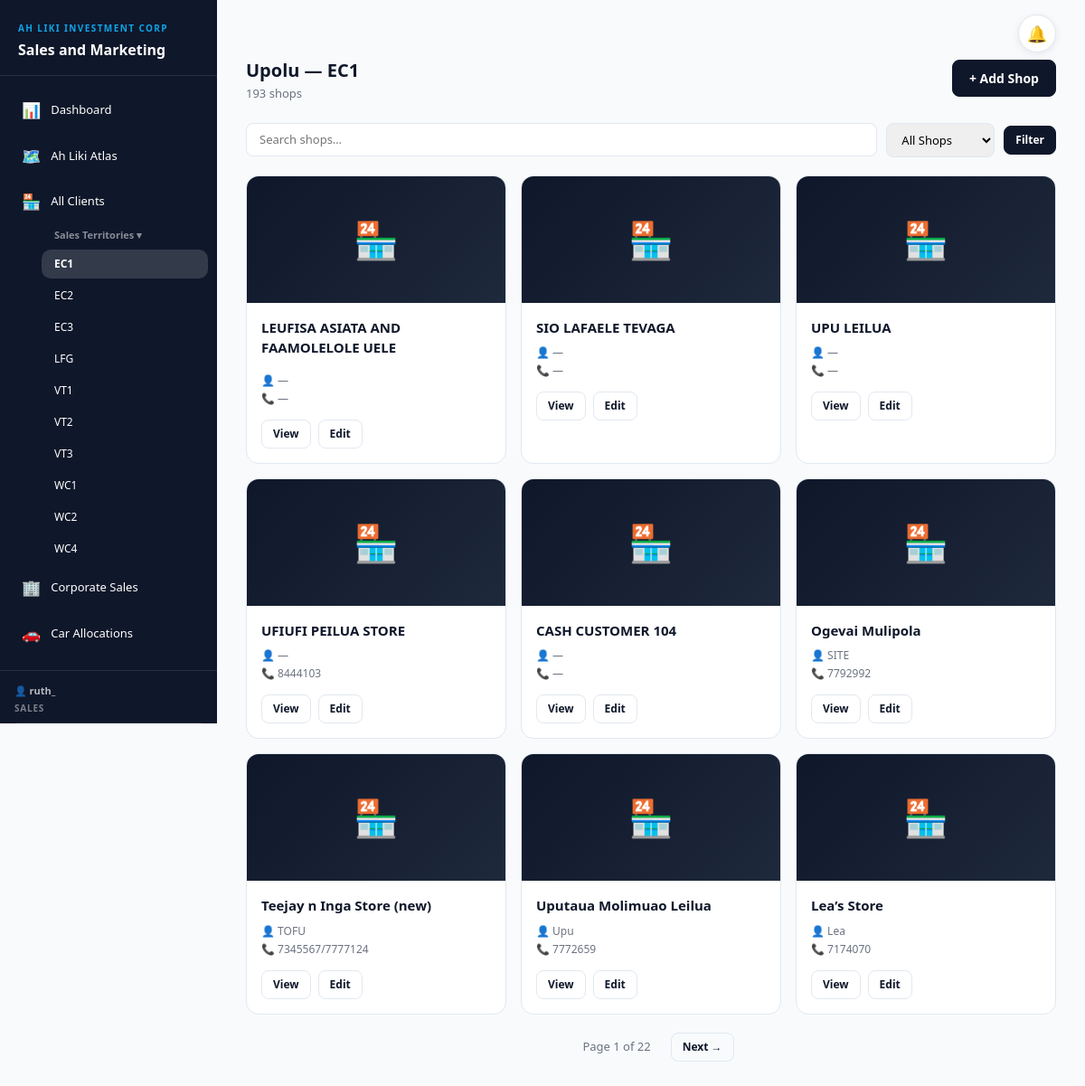
/territory/EC1/ (signed in), run on the app's committed database.
### shops/models.py (models this page shows, shortened)
class Shop(models.Model):
    ISLAND_CHOICES = [
        ('Upolu',  'Upolu'),
        ('Savaii', 'Savaii'),
    ]
    TERRITORY_CHOICES = [
        ('EC1', 'EC1'),
        ('EC2', 'EC2'),
        ('EC3', 'EC3'),
        ('LFG', 'LFG'),
        ('VT1', 'VT1'),
        ('VT2', 'VT2'),
        ('VT3', 'VT3'),
        ('WC1', 'WC1'),
        ('WC2', 'WC2'),
        ('WC4', 'WC4'),
        ('TWN', 'TWN'),
        ('TWN1', 'TWN1'),
        ('TW1', 'TW1'),
    ]
    customer_code  = models.CharField(max_length=50, unique=True, null=True, blank=True)
    name           = models.CharField(max_length=255)
    customer_type  = models.CharField(max_length=100, blank=True, default='', help_text='e.g. Retail, Wholesale, Hotel')
    contact_person = models.CharField(max_length=255, blank=True, null=True)
    address        = models.CharField(max_length=255, blank=True, null=True, default='n/a')
    island         = models.CharField(max_length=50,  choices=ISLAND_CHOICES, default='Upolu')
    phone          = models.CharField(max_length=50,  blank=True, null=True, default='n/a')
    territory      = models.CharField('Territory code', max_length=50, blank=True, null=True)
    email          = models.EmailField(max_length=254, blank=True, default='')
    tip_top = models.BooleanField(default=False)
    taula_fridge = models.BooleanField(default=False)
    talofa_voucher = models.BooleanField(default=False)
    faakau_com = models.BooleanField(default=False)
    created = models.DateField(auto_now_add=True, null=True, blank=True)
    class Meta:
        ordering = ['-id']

### shops/views.py (the view)
# urls.py: path('territory/<str:territory>/',       views.territory_shops,     name='territory_shops'),
@login_required(login_url='login')
def territory_shops(request, territory):
    qs = Shop.objects.prefetch_related('photos').filter(island='Upolu', territory=territory)
    q = request.GET.get('q', '')
    tt = request.GET.get('tip_top', '')
    if q:
        qs = qs.filter(name__icontains=q)
    if tt == '1':
        qs = qs.filter(tip_top=True)
    elif tt == '0':
        qs = qs.filter(tip_top=False)
    page_obj = Paginator(qs, 9).get_page(request.GET.get('page'))
    return render(request, 'shops/island_shops.html', {
        'page_obj': page_obj, 'territory': territory, 'island': 'Upolu'
    })

### fe_orders/access.py (called while the page is built)
def is_fe(user):
    return (user.is_authenticated and not user.is_superuser
            and user.groups.filter(name=FE_GROUP).exists())

def fe_context(request):
    return {'is_fe': getattr(request, 'is_fe', False)}

    def __call__(self, request):
        request.is_fe = is_fe(request.user)
        if request.is_fe and not self._allowed(request.path_info):
            return redirect('fe_home')
        return self.get_response(request)

### shops/access.py (called while the page is built)
def roles_of(user):
    if not user.is_authenticated:
        return set()
    if user.is_superuser:
        return {MANAGER}
    return set(user.groups.filter(name__in=ROLES).values_list('name', flat=True))

def finance_roles_of(user):
    if not user.is_authenticated or user.is_superuser:
        return set()
    return set(user.groups.filter(name__in=FINANCE_ROLES).values_list('name', flat=True))

def is_finance(user):
    return bool(finance_roles_of(user)) and not roles_of(user)

def blocked_areas(user):
    roles = roles_of(user)
    if not roles:
        return set().union(*BLOCKED.values())
    return set.intersection(*(BLOCKED[r] for r in roles))

def areas_of(url_name):
    areas = {area for area, names in AREAS.items() if url_name in names}
    if url_name.startswith('fe_'):
        areas.add('fe_ordering')
    return areas

def can_see_sales(request):
    return not {'corporate_sales', 'monthly_sales'} <= getattr(request, 'blocked_areas', set())

def role_label(user):
    if is_finance(user):
        return FINANCIAL_CONTROLLER if FINANCIAL_CONTROLLER in finance_roles_of(user) else FINANCE_STAFF
    roles = roles_of(user)
    for r in (MANAGER, MARKETING, SALES):
        if r in roles:
            return r
    return 'No access level'

def access_context(request):
    blocked = getattr(request, 'blocked_areas', set())
    return {
        'access': {area: area not in blocked for area in AREAS},
        'can_export': getattr(request, 'can_export', True),
        'see_sales': can_see_sales(request),
        'is_finance': getattr(request, 'is_finance', False),
        'user_role': role_label(request.user) if getattr(request, 'user', None) else '',
    }

### shops/templates/shops/island_shops.html (shortened to what this page needs)
{% extends 'shops/base.html' %}
{% block content %}
<div class="page-header">
  <div>
    <h2 class="page-title">{{ island }} — {% if territory %}{{ territory }}{% else %}{{ region }}{% endif %}</h2>
    <p class="page-sub">{{ page_obj.paginator.count }} shop{{ page_obj.paginator.count|pluralize }}</p>
  </div>
  <a href="{% url 'add_shop' %}" class="btn-sms btn-primary-custom">+ Add Shop</a>
</div>
<form method="GET" style="display:flex;gap:10px;flex-wrap:wrap;margin-bottom:20px;align-items:center">
  <input type="text" name="q" value="{{ request.GET.q }}" placeholder="Search shops…"
         style="padding:8px 14px;border:1px solid var(--border);border-radius:8px;font-size:13px;flex:1 1 180px">
  <select name="tip_top" style="padding:8px 12px;border:1px solid var(--border);border-radius:8px;font-size:13px">
    <option value="">All Shops</option>
  </select>
  <button type="submit" class="btn-sms btn-primary-custom sm">Filter</button>
</form>
<div style="display:grid;grid-template-columns:repeat(auto-fill,minmax(240px,1fr));gap:16px">
  {% for shop in page_obj %}
  <div class="sms-card shop-card" onclick="window.location.href='{% url 'shop_detail' shop.id %}'"
       style="cursor:pointer;transition:transform .15s,box-shadow .15s">
    <div style="background:linear-gradient(135deg,var(--primary),var(--primary2));height:140px;overflow:hidden;position:relative">
      {% with first=shop.photos.first %}
      {% if first %}<img src="{{ first.image.url }}" style="width:100%;height:100%;object-fit:cover">
      {% else %}<div style="display:flex;align-items:center;justify-content:center;height:100%;font-size:40px">🏪</div>{% endif %}
      {% endwith %}
    </div>
    <div style="padding:16px">
      <div style="display:flex;justify-content:space-between;align-items:flex-start;margin-bottom:8px;flex-wrap:wrap;gap:8px">
        <a href="{% url 'shop_detail' shop.id %}" style="font-weight:700;font-size:15px;color:var(--primary);text-decoration:none">{{ shop.name }}</a>
      </div>
      <div style="color:var(--muted);font-size:12px;margin-bottom:2px">👤 {{ shop.contact_person|default:"—" }}</div>
      <div style="color:var(--muted);font-size:12px;margin-bottom:14px">📞 {{ shop.phone|default:"—" }}</div>
      <div style="display:flex;gap:8px">
        <a href="{% url 'shop_detail' shop.id %}" class="btn-sms btn-outline-custom sm" onclick="event.stopPropagation()">View</a>
        <a href="{% url 'edit_shop' shop.id %}"   class="btn-sms btn-outline-custom sm" onclick="event.stopPropagation()">Edit</a>
      </div>
    </div>
  </div>
  {% empty %}
  <p style="color:var(--muted)">No shops found.</p>
  {% endfor %}
</div>
{% if page_obj.has_other_pages %}
<div style="display:flex;justify-content:center;gap:6px;margin-top:20px">
  <span style="padding:6px 16px;font-size:13px;color:var(--muted)">Page {{ page_obj.number }} of {{ page_obj.paginator.num_pages }}</span>
  {% if page_obj.has_next %}<a href="?page={{ page_obj.next_page_number }}&q={{ request.GET.q }}&tip_top={{ request.GET.tip_top }}" class="btn-sms btn-outline-custom sm">Next →</a>{% endif %}
</div>
{% endif %}
{% endblock %}

### shops/templates/shops/base.html (shortened to what this page needs)
<!DOCTYPE html>
<html lang="en">
<head>
  <link rel="stylesheet" href="https://cdn.jsdelivr.net/npm/bootstrap@5.3.0/dist/css/bootstrap.min.css">
</head>
<body>
<div class="layout">
  <aside class="sidebar" id="sidebar">
    <div class="sidebar-brand">
      <div class="label">Ah Liki Investment Corp</div>
      <div class="title">{% if is_finance %}Finance{% else %}Sales and Marketing{% endif %}</div>
    </div>
    <nav>
      {% with n=request.resolver_match.url_name %}
      <a href="{% url 'dashboard' %}"        class="nav-item-custom {% if n == 'dashboard' %}active{% endif %}"><span class="nav-icon">📊</span>Dashboard</a>
      <a href="{% url 'atlas' %}"            class="nav-item-custom {% if n == 'atlas' %}active{% endif %}"><span class="nav-icon">🗺️</span>Ah Liki Atlas</a>
      {% if not is_finance %}
      <a href="{% url 'shop_list' %}"        class="nav-item-custom {% if n == 'shop_list' or n == 'shop_detail' or n == 'add_shop' or n == 'edit_shop' %}active{% endif %}"><span class="nav-icon">🏪</span>All Clients</a>
      <details class="nav-group" {% if n == 'territory_shops' %}open{% endif %}>
        <summary>Sales Territories</summary>
        <div class="nav-sub">
          <a href="{% url 'territory_shops' territory='EC1' %}" class="nav-item-custom nav-small {% if n == 'territory_shops' and request.resolver_match.kwargs.territory == 'EC1' %}active{% endif %}">EC1</a>
          <a href="{% url 'territory_shops' territory='EC2' %}" class="nav-item-custom nav-small {% if n == 'territory_shops' and request.resolver_match.kwargs.territory == 'EC2' %}active{% endif %}">EC2</a>
          <a href="{% url 'territory_shops' territory='EC3' %}" class="nav-item-custom nav-small {% if n == 'territory_shops' and request.resolver_match.kwargs.territory == 'EC3' %}active{% endif %}">EC3</a>
          <a href="{% url 'territory_shops' territory='LFG' %}" class="nav-item-custom nav-small {% if n == 'territory_shops' and request.resolver_match.kwargs.territory == 'LFG' %}active{% endif %}">LFG</a>
          <a href="{% url 'territory_shops' territory='VT1' %}" class="nav-item-custom nav-small {% if n == 'territory_shops' and request.resolver_match.kwargs.territory == 'VT1' %}active{% endif %}">VT1</a>
          <a href="{% url 'territory_shops' territory='VT2' %}" class="nav-item-custom nav-small {% if n == 'territory_shops' and request.resolver_match.kwargs.territory == 'VT2' %}active{% endif %}">VT2</a>
          <a href="{% url 'territory_shops' territory='VT3' %}" class="nav-item-custom nav-small {% if n == 'territory_shops' and request.resolver_match.kwargs.territory == 'VT3' %}active{% endif %}">VT3</a>
          <a href="{% url 'territory_shops' territory='WC1' %}" class="nav-item-custom nav-small {% if n == 'territory_shops' and request.resolver_match.kwargs.territory == 'WC1' %}active{% endif %}">WC1</a>
          <a href="{% url 'territory_shops' territory='WC2' %}" class="nav-item-custom nav-small {% if n == 'territory_shops' and request.resolver_match.kwargs.territory == 'WC2' %}active{% endif %}">WC2</a>
          <a href="{% url 'territory_shops' territory='WC4' %}" class="nav-item-custom nav-small {% if n == 'territory_shops' and request.resolver_match.kwargs.territory == 'WC4' %}active{% endif %}">WC4</a>
        </div>
      </details>
      {% endif %}
      {% if access.corporate_sales %}
      <a href="{% url 'corporate_sales' %}"  class="nav-item-custom "><span class="nav-icon">🏢</span>Corporate Sales</a>
      {% endif %}
      <a href="{% url 'car_allocations' %}"  class="nav-item-custom {% if n == 'car_allocations' %}active{% endif %}"><span class="nav-icon">🚗</span>Car Allocations</a>
      {% endwith %}
    </nav>
    <div class="sidebar-footer">
      <div style="color:rgba(255,255,255,.7);font-size:11px;font-weight:600;margin-bottom:8px;padding:0 6px">
        👤 {{ user.username }}
        {% if not is_fe %}<div style="color:rgba(255,255,255,.45);font-size:10px;font-weight:700;text-transform:uppercase;letter-spacing:.08em;margin-top:3px">{{ user_role }}</div>{% endif %}
      </div>
      <a href="{% url 'logout' %}" class="nav-item-custom" style="font-size:12px;margin:0;background:rgba(255,255,255,.1)"><span class="nav-icon">🚪</span>Logout</a>
    </div>
  </aside>
  <main class="main-content">
    <div class="top-actions">{% include 'car_allocations/_notifications.html' %}</div>
    {% block content %}{% endblock %}
  </main>
</div>
</body>
</html>

### shops/templates/shops/base.html (style rules this page uses)
:root { --primary: #0F172A; --primary2: #1E293B; --accent: #0EA5E9; --accent-light: #38BDF8; --surface: #F8FAFC; --card: #FFFFFF; --muted: #6B7280; --border: #E2E8F0; --success: #16A34A; --danger: #DC2626; --info: #2563EB; --text-primary: #0F172A; --text-secondary: #475569; }
* { box-sizing: border-box; }
body { font-family: 'Segoe UI', system-ui, sans-serif; background: var(--surface); min-height: 100vh; margin: 0; color: #1F2937; }
.layout { display: flex; min-height: 100vh; }
.sidebar { width: 240px; flex-shrink: 0; background: var(--primary); display: flex; flex-direction: column; position: sticky; top: 0; height: 100vh; overflow-y: auto; }
.sidebar-brand { padding: 24px 20px 16px; border-bottom: 1px solid rgba(255,255,255,.1); }
.sidebar-brand .label { color: var(--accent); font-size: 10px; font-weight: 800; letter-spacing: .14em; text-transform: uppercase; margin-bottom: 4px; }
.sidebar-brand .title { color: #fff; font-size: 16px; font-weight: 700; }
.sidebar nav { flex: 1; padding: 14px 10px; }
.nav-item-custom { display: flex; align-items: center; gap: 11px; width: 100%; padding: 11px 14px; border: none; border-radius: 10px; margin-bottom: 3px; cursor: pointer; color: #fff; font-weight: 400; font-size: 13px; text-decoration: none; background: transparent; transition: background .15s; white-space: nowrap; }
.nav-item-custom:hover, .nav-item-custom.active { background: rgba(255,255,255,.15); color: #fff; font-weight: 700; }
.nav-icon { font-size: 17px; }
.sidebar .nav-sub { padding-left: 36px; }
.nav-small { font-size: 12px; padding: 7px 14px; }
.nav-group summary { list-style: none; cursor: pointer; color: rgba(255,255,255,.5); font-size: 11px; font-weight: 600; padding: 2px 14px 8px 50px; }
.nav-group summary::after { content: ' ▸'; }
.nav-group[open] summary::after { content: ' ▾'; }
.sidebar-footer { padding: 14px 10px; border-top: 1px solid rgba(255,255,255,.1); }
.main-content { flex: 1; padding: 32px; min-width: 0; }
.top-actions { display: flex; justify-content: flex-end; margin: -16px 0 8px; }
.btn-primary-custom { background: var(--primary); color: #fff; border: 1px solid var(--primary); }
.btn-outline-custom { background: transparent; color: var(--primary); border: 1px solid var(--border); }
.btn-sms { border-radius: 8px; padding: 9px 18px; font-size: 14px; font-weight: 600; cursor: pointer; display: inline-flex; align-items: center; gap: 6px; text-decoration: none; }
.btn-sms.sm { padding: 6px 12px; font-size: 12px; }
.sms-card { background: var(--card); border: 1px solid var(--border); border-radius: 14px; overflow: hidden; }
.page-header { display:flex; justify-content:space-between; align-items:flex-start; margin-bottom:22px; }
.page-title { margin:0; color:var(--primary); font-size:20px; font-weight:700; }
.page-sub { margin:4px 0 0; color:var(--muted); font-size:13px; }

### data on the page
Shop: name "LEUFISA ASIATA AND FAAMOLELOLE UELE", contact_person "—", phone "—"
Shop: name "SIO LAFAELE TEVAGA", contact_person "—", phone "—"
Shop: name "UPU LEILUA", contact_person "—", phone "—"
Shop: name "UFIUFI PEILUA STORE", contact_person "—", phone "8444103"
Shop: name "CASH CUSTOMER 104", contact_person "—", phone "—"
Shop: name "Ogevai Mulipola", contact_person "SITE", phone "7792992"
Shop: name "Teejay n Inga Store (new)", contact_person "TOFU", phone "7345567/7777124"
Shop: name "Uputaua Molimuao Leilua", contact_person "Upu", phone "7772659"
Shop: name "Lea’s Store", contact_person "Lea", phone "7174070"

### other printed values
{{ user.username }} "ruth_"
{{ user_role }} "SALES"
{{ island }} "Upolu"
{{ territory }} "EC1"
{{ page_obj.paginator.count }} "193"
{{ page_obj.number }} "1"
{{ page_obj.paginator.num_pages }} "22"
